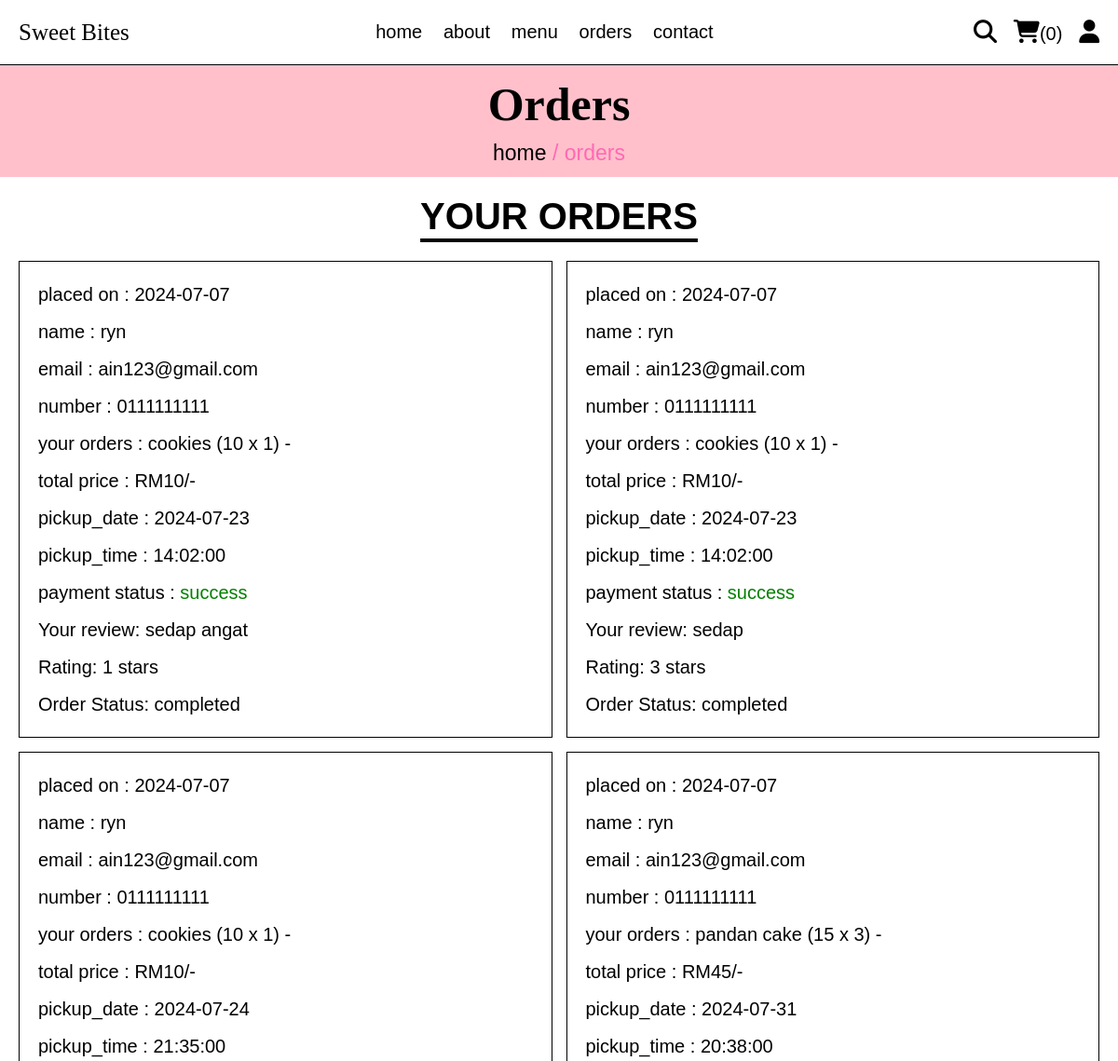
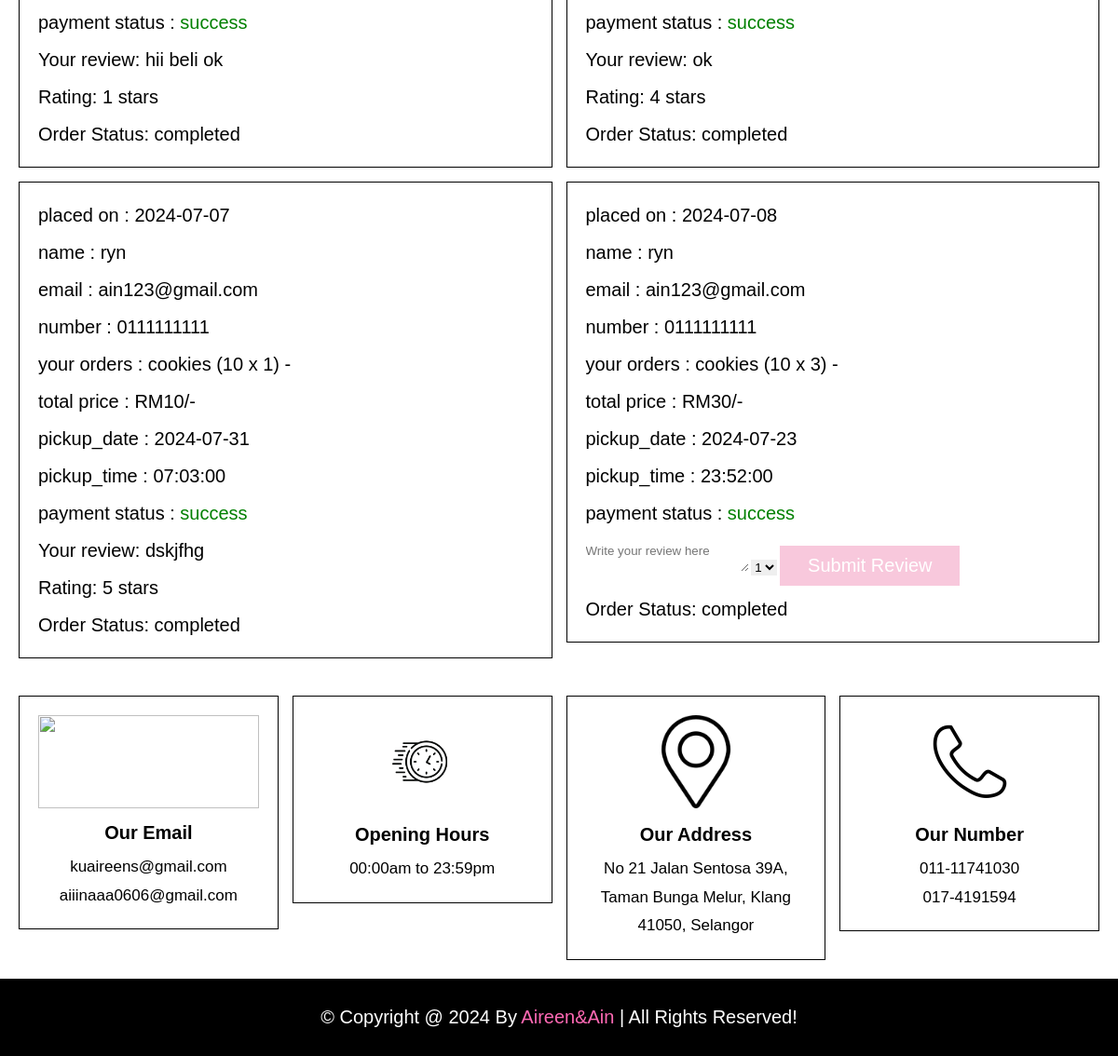
Screenshot of /orders.php (signed in) with the database file from the repository (2 pictures, top to bottom).
### tables this page shows
CREATE TABLE `orders` (
  `id` int(100) NOT NULL,
  `user_id` int(100) NOT NULL,
  `name` varchar(20) NOT NULL,
  `number` varchar(10) NOT NULL,
  `email` varchar(50) NOT NULL,
  `total_products` varchar(1000) NOT NULL,
  `total_price` int(100) NOT NULL,
  `receipt_filename` varchar(255) DEFAULT NULL,
  `placed_on` date NOT NULL DEFAULT current_timestamp(),
  `pickup_date` date DEFAULT NULL,
  `pickup_time` time DEFAULT NULL,
  `payment_status` varchar(20) NOT NULL DEFAULT 'pending',
  `custom_message` text DEFAULT NULL,
  `status` varchar(255) DEFAULT 'pending'
);

CREATE TABLE `reviews` (
  `id` int(11) NOT NULL,
  `user_id` int(11) NOT NULL,
  `product_id` int(11) NOT NULL,
  `rating` int(11) NOT NULL,
  `comment` text DEFAULT NULL,
  `created_at` timestamp NOT NULL DEFAULT current_timestamp(),
  `order_id` int(11) DEFAULT NULL,
  `review` varchar(255) DEFAULT NULL
);

### orders.php (the view, shortened to what this page needs)
<?php
include 'components/connect.php';
if(isset($_SESSION['user_id'])){
   $user_id = $_SESSION['user_id'];
}else{
   $user_id = '';
   header('location:home.php');
};
?>
<!DOCTYPE html>
<html lang="en">
<head>
   <link rel="stylesheet" href="https://cdnjs.cloudflare.com/ajax/libs/font-awesome/6.1.1/css/all.min.css">
   <link rel="stylesheet" href="css/style.css">
</head>
<body>
<?php include 'components/user_header.php'; ?>
<div class="heading">
   <h3>orders</h3>
   <p><a href="html.php">home</a> <span> / orders</span></p>
</div>
<section class="orders">
   <h1 class="title">your orders</h1>
   <div class="box-container">
   <?php
      if($user_id == ''){
         echo '<p class="empty">please login to see your orders</p>';
      }else{
         $select_orders = $conn->prepare("SELECT * FROM `orders` WHERE user_id = ?");
         $select_orders->execute([$user_id]);
         if($select_orders->rowCount() > 0){
            while($fetch_orders = $select_orders->fetch(PDO::FETCH_ASSOC)){
   ?>
   <div class="box">
      <p>placed on : <span><?= $fetch_orders['placed_on']; ?></span></p>
      <p>name : <span><?= $fetch_orders['name']; ?></span></p>
      <p>email : <span><?= $fetch_orders['email']; ?></span></p>
      <p>number : <span><?= $fetch_orders['number']; ?></span></p>
      <p>your orders : <span><?= $fetch_orders['total_products']; ?></span></p>
      <p>total price : <span>RM<?= $fetch_orders['total_price']; ?>/-</span></p>
      <p>pickup_date : <span><?= $fetch_orders['pickup_date']; ?></span></p>
      <p>pickup_time : <span><?= $fetch_orders['pickup_time']; ?></span></p>
      <p>payment status : <span style="color:green;">success</span> </p>
      <?php
         $check_review = $conn->prepare("SELECT * FROM `reviews` WHERE user_id = ? AND order_id = ?");
         $check_review->execute([$user_id, $fetch_orders['id']]);
         if($check_review->rowCount() == 0){
      ?>
      <form action="" method="POST">
         <textarea name="review" placeholder="Write your review here" required></textarea>
         <select name="rating" required>
            <option value="1">1</option>
         </select>
         <input type="submit" name="submit_review" value="Submit Review" class="btn">
         </form>
<?php
         } else {
            $fetch_review = $check_review->fetch(PDO::FETCH_ASSOC);
            echo '<p class="review">Your review: ' . htmlspecialchars($fetch_review['review']) . '</p>';
            echo '<p class="rating">Rating: ' . htmlspecialchars($fetch_review['rating']) . ' stars</p>';
         }
      ?>
   <?php if ($fetch_orders['status'] == 'pending' && $check_review->rowCount() == 0) { ?>
   <form action="" method="POST">
            <input type="hidden" name="order_id" value="<?= $fetch_orders['id']; ?>">
            <input type="submit" name="cancel_order" value="Cancel Order" class="btn">
        </form>
      <?php } else { ?>
        <p>Order Status: <span><?= $fetch_orders['status']; ?></span></p>
      <?php } ?>
   </div>
   <?php
      }
      }else{
         echo '<p class="empty">no orders placed yet!</p>';
      }
      }
   ?>
   </div>
</section>
<?php include 'components/footer.php'; ?>
</body>
</html>

### components/user_header.php (shortened to what this page needs)
<header class="header">
   <section class="flex">
      <a href="home.php" class="logo"> Sweet Bites </a>
      <nav class="navbar">
         <a href="home.php">home</a>
         <a href="about.php">about</a>
         <a href="menu.php">menu</a>
         <a href="orders.php">orders</a>
         <a href="contact.php">contact</a>
      </nav>
      <div class="icons">
         <?php
            $count_cart_items = $conn->prepare("SELECT * FROM `cart` WHERE user_id = ?");
            $count_cart_items->execute([$user_id]);
            $total_cart_items = $count_cart_items->rowCount();
         ?>
         <a href="search.php"><i class="fas fa-search"></i></a>
         <a href="cart.php"><i class="fas fa-shopping-cart"></i><span>(<?= $total_cart_items; ?>)</span></a>
         <div id="user-btn" class="fas fa-user"></div>
      </div>
   </section>
</header>

### components/footer.php (shortened to what this page needs)
<footer class="footer">
   <section class="grid">
      <div class="box">
         <img src="images/email-home.jpg" alt="">
         <h3>our email</h3>
         <a href="mailto:kuaireens@gmail.com">kuaireens@gmail.com</a>
         <a href="mailto:aiiinaaa0606@gmail.com">aiiinaaa0606@gmail.com</a>
      </div>
      <div class="box">
         <img src="images/clock.jpg" alt="">
         <h3>opening hours</h3>
         <p>00:00am to 23:59pm</p>
      </div>
      <div class="box">
         <img src="images/map-icon.png" alt="">
         <h3>our address</h3>
         <a href="#">No 21 Jalan Sentosa 39A, Taman Bunga Melur, Klang 41050, Selangor</a>
      </div>
      <div class="box">
         <img src="images/call.jpg" alt="">
         <h3>our number</h3>
         <a href="tel:01111741030">011-11741030</a>
         <a href="tel:0174191594">017-4191594</a>
      </div>
   </section>
   <div class="credit">&copy; copyright @ <?= date('Y'); ?> by <span>Aireen&Ain</span> | all rights reserved!</div>
</footer>

### css/style.css (style rules this page uses)
:root { --soft-pink: #ffc0cb; --lavender: #f4c0ff; --pink: #ff69b4; --black: #000000; --white: #ffffff; --light-gray: #f8f8f8; --red: #ff0000; --border: 1px solid #000000; }
* { font-family: 'calibri', sans-serif; margin: 0; padding: 0; box-sizing: border-box; outline: none; border: none; text-decoration: none; }
.title,h1,h2,h3,h4,h5,h6 { font-family: 'calibri', sans-serif; }
.logo { font-family: 'Carmitta',cursive; font-size: 4em; }
html { font-size: 62.5%; overflow-x: hidden; scroll-behavior: smooth; stop-opacity: 7rem; }
section { margin: 0 auto; max-width: 1200px; padding: 2rem; }
.title { text-align: center; margin-bottom: 2.5rem; font-size: 4rem; color: var(--black); text-transform: uppercase; text-decoration: underline; text-underline-offset: 1rem; }
.heading { display: flex; align-items: center; justify-content: center; gap: 1rem; flex-flow: column; background-color: var(--soft-pink); min-height: 12rem; }
.heading h3 { font-size: 5rem; color: var(--black); text-transform: capitalize; font-family:'Broadway'; }
.heading p { font-size: 2.3rem; color: var(--pink); }
.heading p a { color: var(--black); }
.btn, .delete-btn { margin-top: 1rem; display: inline-block; font-size: 2rem; padding: 1rem 3rem; cursor: pointer; text-transform: capitalize; transition: .2s linear; }
.btn { background-color: #F8C8DC ; color: var(--white); }
.header { position: sticky; top: 0; left: 0; right: 0; z-index: 1000; background-color: var(--white); border-bottom: var(--border); }
.header .flex { display: flex; align-items: center; justify-content: space-between; position: relative; }
.header .flex .logo { font-size: 2.5rem; color: var(--black); }
.header .flex .navbar a { font-size: 2rem; color: var(--black); margin: 0 1rem; }
.header .flex .icons>* { margin-left: 1.5rem; font-size: 2.5rem; color: var(--black); cursor: pointer; }
.header .flex .icons span { font-size: 2rem; }
.orders .box-container { display: flex; flex-wrap: wrap; gap: 1.5rem; align-items: flex-start; }
.orders .box-container .box { padding: 1rem 2rem; border: var(--border); flex: 1 1 40rem; }
.orders .box-container .box p { line-height: 1.5; margin: 1rem 0; font-size: 2rem; color: var(--light-color); }
.orders .box-container .box p span { color: var(--black); }
.footer .grid { display: grid; grid-template-columns: repeat(auto-fit, minmax(27rem, 1fr)); gap:1.5rem; align-items: flex-start; }
.footer .grid .box { border:var(--border); padding:2rem; text-align: center; }
.footer .grid .box img { height: 10rem; width: 100%; object-fit: contain; margin-bottom: .5rem; }
.footer .grid .box h3 { margin:1rem 0; font-size: 2rem; color:var(--black); text-transform: capitalize; }
.footer .grid .box p, .footer .grid .box a { display: block; font-size: 1.7rem; color:var(--light-color); line-height: 1.8; }
.credit { padding:3rem 2rem; text-align: center; background-color: var(--black); color:var(--white); font-size: 2rem; text-transform: capitalize; }
.credit span { color:var(--pink); }

### rows the page displays
orders: placed_on "2024-07-07", name "ryn", email "ain123@gmail.com", number "0111111111", total_products "cookies (10 x 1) -", total_price "10", pickup_date "2024-07-23", pickup_time "14:02:00", reviews.review "sedap angat", reviews.rating "1", status "completed"
orders: placed_on "2024-07-07", name "ryn", email "ain123@gmail.com", number "0111111111", total_products "cookies (10 x 1) -", total_price "10", pickup_date "2024-07-23", pickup_time "14:02:00", reviews.review "sedap", reviews.rating "3", status "completed"
orders: placed_on "2024-07-07", name "ryn", email "ain123@gmail.com", number "0111111111", total_products "cookies (10 x 1) -", total_price "10", pickup_date "2024-07-24", pickup_time "21:35:00", reviews.review "hii beli ok", reviews.rating "1", status "completed"
orders: placed_on "2024-07-07", name "ryn", email "ain123@gmail.com", number "0111111111", total_products "pandan cake (15 x 3) -", total_price "45", pickup_date "2024-07-31", pickup_time "20:38:00", reviews.review "ok", reviews.rating "4", status "completed"
orders: placed_on "2024-07-07", name "ryn", email "ain123@gmail.com", number "0111111111", total_products "cookies (10 x 1) -", total_price "10", pickup_date "2024-07-31", pickup_time "07:03:00", reviews.review "dskjfhg", reviews.rating "5", status "completed"
orders: placed_on "2024-07-08", name "ryn", email "ain123@gmail.com", number "0111111111", total_products "cookies (10 x 3) -", total_price "30", pickup_date "2024-07-23", pickup_time "23:52:00", status "completed"

### other values shown
$total_cart_items "0"
